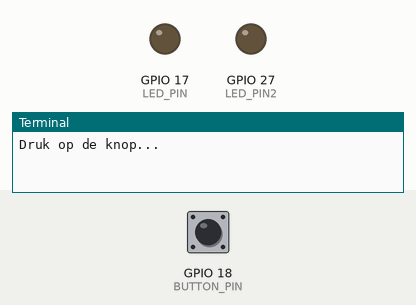
The program below on a simulated Raspberry Pi (BCM pin numbers). Shown: output pins drawn as LEDs (lit = HIGH), the last lines printed to the terminal. Dashed ring = blinking. The test bench sets the inputs (shaded band); at power-on: GPIO 18 (BUTTON_PIN) HIGH. Threads take turns every 2 ms.

Above: at 1.2 s.
1.3 s: GPIO 18 (BUTTON_PIN) pulled LOW for 0.15 s
At 2.2 s:
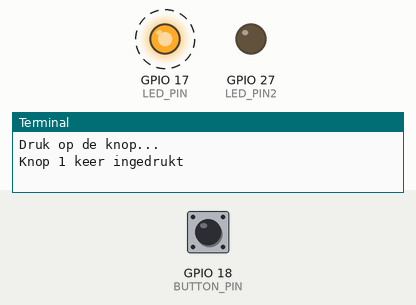
4.4 s: GPIO 18 (BUTTON_PIN) pulled LOW for 1 s
At 6.3 s:
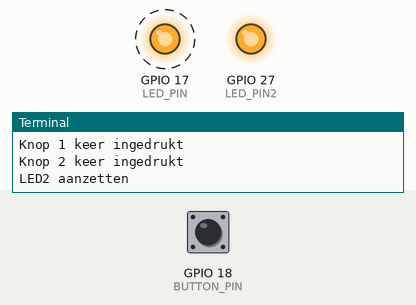
8.4 s: GPIO 18 (BUTTON_PIN) driven LOW
At 8.8 s:
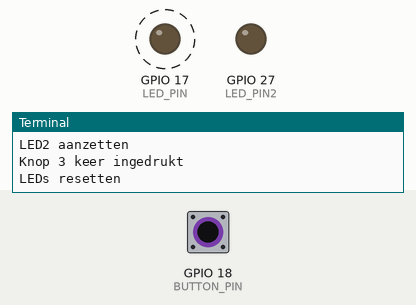
Timing chart, 0 to 11.4 s (numbered marks = the images above; inputs shaded):
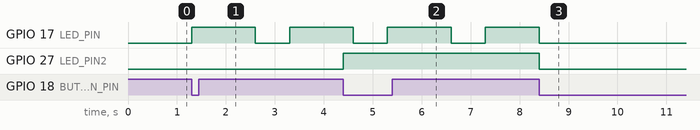

Measured:
- after the input at 1.3 s, GPIO 17 (LED_PIN): LOW → HIGH at once, → LOW 1.3 s later, → HIGH 0.70 s later
- after the input at 4.4 s, GPIO 27 (LED_PIN2): LOW → HIGH at once
- after the input at 8.4 s, GPIO 27 (LED_PIN2): HIGH → LOW at once

The program:

opdr4c_leds_button_blink.py
```python
# Opdracht 4c Raspberry Pi - Nina Schrauwen
# 1x indrukken = 1,3 sec aan/0,7 sec uit voor Led 1 (Led 2 is uit)
# 2x indrukken = 1,3 sec aan/0,7 sec uit voor Led 1 EN Led 2 is aan
# 3x indrukken = Reset LEDS (alles uit)

import RPi.GPIO as GPIO
import time
import threading

# Pinconfiguratie
BUTTON_PIN = 18
LED_PIN = 17
LED_PIN2 = 27

# Instellen van de leds en knop
GPIO.setmode(GPIO.BCM)
GPIO.setup(BUTTON_PIN, GPIO.IN, pull_up_down=GPIO.PUD_UP)
GPIO.setup(LED_PIN, GPIO.OUT)
GPIO.output(LED_PIN, GPIO.LOW)
GPIO.setup(LED_PIN2, GPIO.OUT)
GPIO.output(LED_PIN2, GPIO.LOW)

# Status van knop/led-configuratie
press_count = 0
blinking = False
blink_thread = None

# Functie om de LED te laten knipperen in een lus (1,3 sec aan/0,7 sec uit)
def blink_led():
    while blinking:
        GPIO.output(LED_PIN, GPIO.HIGH)
        time.sleep(1.3)
        GPIO.output(LED_PIN, GPIO.LOW)
        time.sleep(0.7)

# Functie om te bepalen welke LED aan/uit moet op basis van het aantal drukken
def handle_press():
    global press_count, blinking, blink_thread

    # Er is op de knop gedrukt dus moet het press_count met 1 omhoog
    press_count += 1
    print(f"Knop {press_count} keer ingedrukt")

    # Bij één keer drukken: laat de eerste LED knipperen en zet de tweede uit
    if press_count == 1:
        blinking = True
        GPIO.output(LED_PIN2, GPIO.LOW)  # Zorg dat LED2 uit is
        # Start de knipper-thread voor LED1
        if blink_thread is None or not blink_thread.is_alive():
            blink_thread = threading.Thread(target=blink_led, daemon=True)
            blink_thread.start()

    # Bij twee keer drukken: laat de eerste LED knipperen en zet de tweede aan
    elif press_count == 2:
        blinking = True
        GPIO.output(LED_PIN2, GPIO.HIGH) # Zet LED2 aan (niet knipperen)
        print("LED2 aanzetten")
        # Start de knipper-thread voor LED1 (indien nog niet gestart of gestopt)
        if blink_thread is None or not blink_thread.is_alive():
            blink_thread = threading.Thread(target=blink_led, daemon=True)
            blink_thread.start()

    # Bij drie keer drukken: zet beide leds uit (reset)
    elif press_count >= 3:
        # Reset alles en zet beiden leds uit
        blinking = False
        GPIO.output(LED_PIN, GPIO.LOW)
        GPIO.output(LED_PIN2, GPIO.LOW)
        press_count = 0
        print("LEDs resetten")

try:
    print("Druk op de knop...")
    # Blijf luisteren naar knoppen
    while True:
        # Als de knop wordt ingedrukt, zorg dan dat handle_press() wordt aangeroepen
        if GPIO.input(BUTTON_PIN) == GPIO.LOW:
            handle_press()
            # Kleine vertraging tussen statuswisselingen
            while GPIO.input(BUTTON_PIN) == GPIO.LOW:
                time.sleep(0.01)  # Wacht tot knop losgelaten
            time.sleep(0.2)  # Debounce

# Als je de terminal afsluit
except KeyboardInterrupt:
    print("\nAfsluiten...")
# Zet blinking op False en geef de blink-thread tijd om te stoppen
finally:
    blinking = False
    time.sleep(0.1)
    GPIO.cleanup()
```
